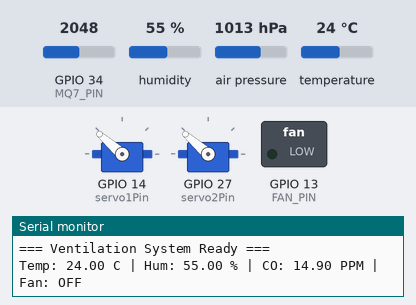
The sketch below on a simulated ESP32. On the bench: 2 × servo, switched loads named in the sketch (green lamp = pin HIGH), the last lines printed to the serial monitor. The test bench sets the inputs (shaded band); at power-on: temperature 24 °C, GPIO 34 (MQ7_PIN) = 2048, humidity 55 %, air pressure 1013 hPa. Nothing arrives over Bluetooth unless stated; a phone connects over Bluetooth LE 3 s after start.

Above: at 2.2 s.
2.3 s: temperature set to 29.3 °C
6.1 s: temperature set to 30.4 °C
At 7.81 s:
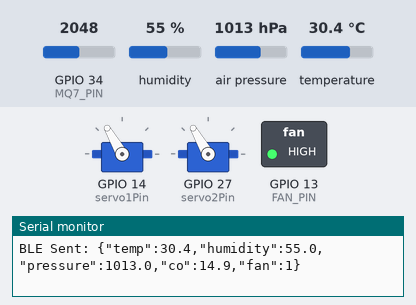
9.6 s: temperature set to 12 °C
At 10.81 s:
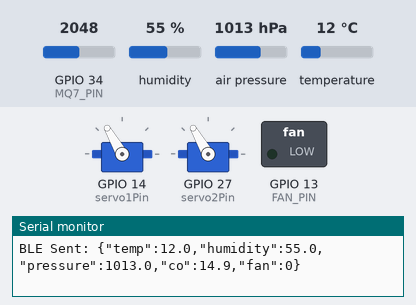
13.1 s: GPIO 34 (MQ7_PIN) set to 2237
16.6 s: GPIO 34 (MQ7_PIN) set to 2304
At 17.45 s:
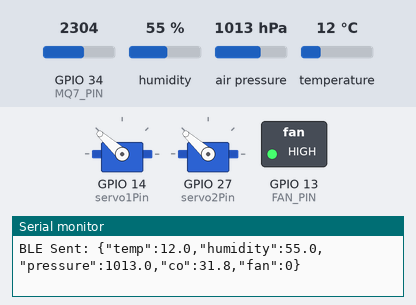
Timing chart, 0 to 21.1 s (numbered marks = the images above; inputs shaded):
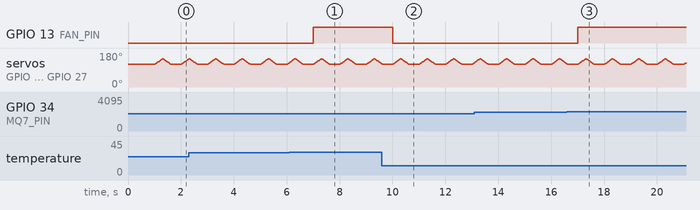

Measured:
- the behaviour switches between 30 and 30.1 °C on temperature (found by bisection; images 0 and 1)
- the behaviour switches between 2266 and 2267 on GPIO 34 (MQ7_PIN) (found by bisection; images 2 and 3)
- after the input at 6.1 s, GPIO 13 (FAN_PIN): LOW → HIGH after 0.90 s
- after the input at 9.6 s, GPIO 13 (FAN_PIN): HIGH → LOW after 0.40 s
- after the input at 16.6 s, GPIO 13 (FAN_PIN): LOW → HIGH after 0.41 s

The sketch:

VentilationSystem.ino
```cpp
#include <ESP32Servo.h>
#include <Wire.h>
#include <Adafruit_Sensor.h>
#include <Adafruit_BME280.h>
#include <BLEDevice.h>
#include <BLEServer.h>
#include <BLEUtils.h>
#include <BLE2902.h>

// ================= BLE UUIDs =================
#define SERVICE_UUID        "4fafc201-1fb5-459e-8fcc-c5c9c331914b"
#define CHARACTERISTIC_UUID "beb5483e-36e1-4688-b7f5-ea07361b26a8"

// ================= Servo Objects =================
Servo servo1;
Servo servo2;

// ================= Pins =================
const int servo1Pin = 14;
const int servo2Pin = 27;
const int FAN_PIN   = 13;
#define MQ7_PIN 34

// ================= BME280 =================
#define SDA_PIN 33
#define SCL_PIN 26
#define BME280_ADDRESS 0x76

Adafruit_BME280 bme;

// ================= MQ-7 =================
const float RL = 10.0;
float R0 = 26.0;

// ================= BLE =================
BLECharacteristic *pCharacteristic;
bool deviceConnected = false;

unsigned long previousMillis = 0;
const long interval = 1000;

// ================= BLE Callbacks =================
class MyServerCallbacks : public BLEServerCallbacks {
  void onConnect(BLEServer* pServer) {
    deviceConnected = true;
    Serial.println("BLE: Device connected");
  }

  void onDisconnect(BLEServer* pServer) {
    deviceConnected = false;
    Serial.println("BLE: Device disconnected");
    BLEDevice::startAdvertising();
  }
};

// ================= SETUP =================
void setup() {
  Serial.begin(115200);
  delay(1000);

  // Fan
  pinMode(FAN_PIN, OUTPUT);
  digitalWrite(FAN_PIN, LOW);

  // I2C
  Wire.begin(SDA_PIN, SCL_PIN);

  // BME280
  if (!bme.begin(BME280_ADDRESS)) {
    if (!bme.begin(0x77)) {
      Serial.println("BME280 not found!");
      while (1);
    }
  }

  // MQ-7
  pinMode(MQ7_PIN, INPUT);

  // ===== BLE Setup =====
  BLEDevice::init("VentilationSystem");
  BLEServer *pServer = BLEDevice::createServer();
  pServer->setCallbacks(new MyServerCallbacks());

  BLEService *pService = pServer->createService(SERVICE_UUID);

  pCharacteristic = pService->createCharacteristic(
                      CHARACTERISTIC_UUID,
                      BLECharacteristic::PROPERTY_READ |
                      BLECharacteristic::PROPERTY_NOTIFY
                    );

  pCharacteristic->addDescriptor(new BLE2902());
  pCharacteristic->setValue("System Ready");
  pService->start();

  BLEAdvertising *pAdvertising = BLEDevice::getAdvertising();
  pAdvertising->addServiceUUID(SERVICE_UUID);
  pAdvertising->setScanResponse(true);
  BLEDevice::startAdvertising();

  // Servos
  servo1.attach(servo1Pin);
  servo2.attach(servo2Pin);

  servo1.write(120);
  servo2.write(120);

  Serial.println("=== Ventilation System Ready ===");
}

// ================= LOOP =================
void loop() {

  unsigned long currentMillis = millis();

  if (currentMillis - previousMillis >= interval) {
    previousMillis = currentMillis;

    // ===== Read BME280 =====
    float temperature = bme.readTemperature();
    float humidity = bme.readHumidity();
    float pressure = bme.readPressure() / 100.0F;

    // ===== Read MQ-7 =====
    int raw = analogRead(MQ7_PIN);
    float voltage = raw * (3.3 / 4095.0);
    if (voltage < 0.01) voltage = 0.01;

    float RS = RL * (5.0 - voltage) / voltage;
    if (RS <= 0) RS = 0.1;

    float ratio = RS / R0;
    float ppm = 0;

    if (ratio <= 0.95) {
      ppm = 100.0 * pow((1.0 / ratio) - 1.0, 1.5);
    }

    if (ppm < 0) ppm = 0;
    if (ppm > 1000) ppm = 1000;

    // ===== Fan Control =====
    bool fanShouldRun = (ppm > 35 || temperature > 30.0);
    digitalWrite(FAN_PIN, fanShouldRun ? HIGH : LOW);

    // ===== Servo Movement =====
    for (int i = 120; i <= 150; i++) {
      servo1.write(i);
      servo2.write(i);
      delay(10);
    }

    for (int i = 150; i >= 120; i--) {
      servo1.write(i);
      servo2.write(i);
      delay(10);
    }

    // ===== Serial Debug =====
    Serial.print("Temp: "); Serial.print(temperature);
    Serial.print(" C | Hum: "); Serial.print(humidity);
    Serial.print(" % | CO: "); Serial.print(ppm);
    Serial.print(" PPM | Fan: ");
    Serial.println(fanShouldRun ? "ON" : "OFF");

    // ===== Send BLE JSON =====
    if (deviceConnected) {
      String json = "{\"temp\":" + String(temperature,1) +
                    ",\"humidity\":" + String(humidity,1) +
                    ",\"pressure\":" + String(pressure,1) +
                    ",\"co\":" + String(ppm,1) +
                    ",\"fan\":" + String(fanShouldRun ? 1 : 0) +
                    "}";

      pCharacteristic->setValue(json.c_str());
      pCharacteristic->notify();

      Serial.print("BLE Sent: ");
      Serial.println(json);
    }
  }
}
```
